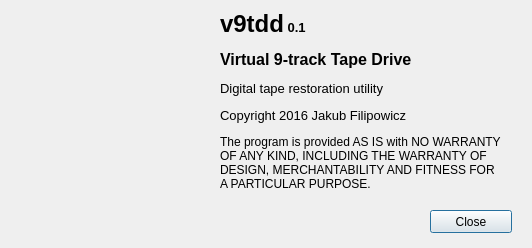
<?xml version="1.0" encoding="UTF-8"?>
<ui version="4.0">
 <class>AboutDialog</class>
 <widget class="QDialog" name="AboutDialog">
  <property name="geometry">
   <rect>
    <x>0</x>
    <y>0</y>
    <width>532</width>
    <height>248</height>
   </rect>
  </property>
  <property name="sizePolicy">
   <sizepolicy hsizetype="Fixed" vsizetype="Fixed">
    <horstretch>0</horstretch>
    <verstretch>0</verstretch>
   </sizepolicy>
  </property>
  <property name="minimumSize">
   <size>
    <width>532</width>
    <height>248</height>
   </size>
  </property>
  <property name="maximumSize">
   <size>
    <width>532</width>
    <height>248</height>
   </size>
  </property>
  <property name="windowTitle">
   <string>Dialog</string>
  </property>
  <widget class="QLabel" name="image">
   <property name="geometry">
    <rect>
     <x>10</x>
     <y>10</y>
     <width>191</width>
     <height>231</height>
    </rect>
   </property>
   <property name="text">
    <string/>
   </property>
   <property name="pixmap">
    <pixmap resource="resources.qrc">:/images/tape drive.jpg</pixmap>
   </property>
  </widget>
  <widget class="QLabel" name="about">
   <property name="geometry">
    <rect>
     <x>220</x>
     <y>10</y>
     <width>281</width>
     <height>191</height>
    </rect>
   </property>
   <property name="text">
    <string>&lt;!DOCTYPE HTML PUBLIC &quot;-//W3C//DTD HTML 4.0//EN&quot; &quot;http://www.w3.org/TR/REC-html40/strict.dtd&quot;&gt;
&lt;html&gt;&lt;head&gt;&lt;meta name=&quot;qrichtext&quot; content=&quot;1&quot; /&gt;&lt;style type=&quot;text/css&quot;&gt;
p, li { white-space: pre-wrap; }
&lt;/style&gt;&lt;/head&gt;&lt;body style=&quot; font-family:'DejaVu Sans'; font-size:10pt; font-weight:400; font-style:normal;&quot;&gt;
&lt;p style=&quot; margin-top:12px; margin-bottom:12px; margin-left:0px; margin-right:0px; -qt-block-indent:0; text-indent:0px;&quot;&gt;&lt;span style=&quot; font-size:18pt; font-weight:600;&quot;&gt;v9tdd&lt;/span&gt;&lt;span style=&quot; font-weight:600;&quot;&gt; 0.1&lt;/span&gt;&lt;/p&gt;
&lt;p style=&quot; margin-top:12px; margin-bottom:12px; margin-left:0px; margin-right:0px; -qt-block-indent:0; text-indent:0px;&quot;&gt;&lt;span style=&quot; font-size:12pt; font-weight:600;&quot;&gt;Virtual 9-track Tape Drive&lt;/span&gt;&lt;/p&gt;
&lt;p style=&quot; margin-top:12px; margin-bottom:12px; margin-left:0px; margin-right:0px; -qt-block-indent:0; text-indent:0px;&quot;&gt;Digital tape restoration utility&lt;/p&gt;
&lt;p style=&quot; margin-top:12px; margin-bottom:12px; margin-left:0px; margin-right:0px; -qt-block-indent:0; text-indent:0px;&quot;&gt;Copyright 2016 Jakub Filipowicz&lt;/p&gt;
&lt;p style=&quot; margin-top:12px; margin-bottom:12px; margin-left:0px; margin-right:0px; -qt-block-indent:0; text-indent:0px;&quot;&gt;&lt;span style=&quot; font-size:9pt;&quot;&gt;The program is provided AS IS with NO WARRANTY OF ANY KIND, INCLUDING THE WARRANTY OF DESIGN, MERCHANTABILITY AND FITNESS FOR A PARTICULAR PURPOSE.&lt;/span&gt;&lt;/p&gt;&lt;/body&gt;&lt;/html&gt;</string>
   </property>
   <property name="alignment">
    <set>Qt::AlignLeading|Qt::AlignLeft|Qt::AlignTop</set>
   </property>
   <property name="wordWrap">
    <bool>true</bool>
   </property>
  </widget>
  <widget class="QPushButton" name="close">
   <property name="geometry">
    <rect>
     <x>430</x>
     <y>210</y>
     <width>82</width>
     <height>23</height>
    </rect>
   </property>
   <property name="text">
    <string>Close</string>
   </property>
  </widget>
 </widget>
 <resources>
  <include location="resources.qrc"/>
 </resources>
 <connections>
  <connection>
   <sender>close</sender>
   <signal>clicked()</signal>
   <receiver>AboutDialog</receiver>
   <slot>close()</slot>
   <hints>
    <hint type="sourcelabel">
     <x>470</x>
     <y>221</y>
    </hint>
    <hint type="destinationlabel">
     <x>265</x>
     <y>123</y>
    </hint>
   </hints>
  </connection>
 </connections>
</ui>
